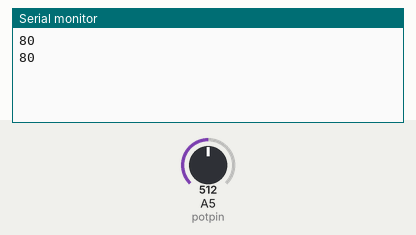
The sketch below on a simulated Arduino Uno, built with avr-gcc and run on an emulated ATmega328P. On the bench: the last lines printed to the serial monitor. Inputs (shaded band) come from the test bench; at power-on: A5 (potpin) = 512.

Above: at 1.8 s.
1.9 s: A5 (potpin) set to 716
At 2.8 s:
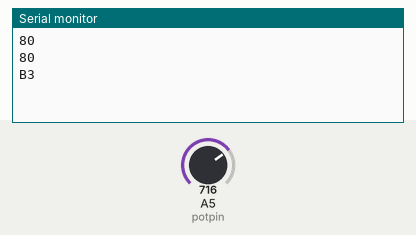
4.5 s: A5 (potpin) set to 900
At 5.5 s:
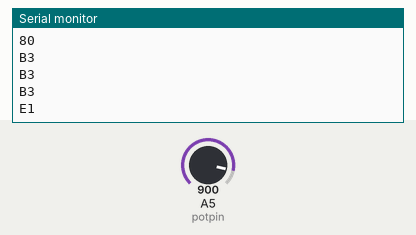
7.5 s: A5 (potpin) set to 1023
At 8.8 s:
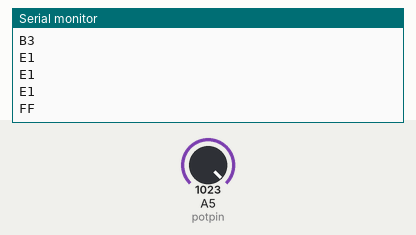
10.5 s: A5 (potpin) set to 511
At 11.8 s:
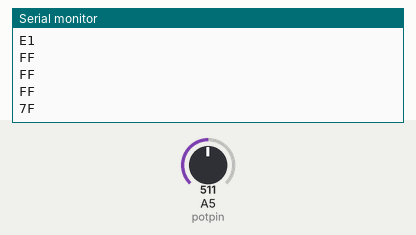
13.5 s: A5 (potpin) set to 306
At 14.8 s:
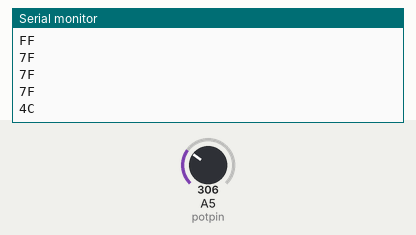

Measured:
- after the input at 1.9 s, the serial monitor: prints a new line after 0.10 s (image 1)
- after the input at 4.5 s, the serial monitor: prints a new line after 0.50 s (image 2)
- after the input at 7.5 s, the serial monitor: prints a new line after 0.50 s (image 3)
- after the input at 10.5 s, the serial monitor: prints a new line after 0.50 s (image 4)
- after the input at 13.5 s, the serial monitor: prints a new line after 0.50 s (image 5)

The sketch:

serial_test02_arduino_hex.ino
```cpp
//Arduino Code
int potpin = 5; //把电位计连在Arduino模拟端口5

void setup(){
  Serial.begin(19200);//rate
}
void loop(){
  int sensorValue = analogRead(potpin);
  int data= sensorValue/4;
  Serial.println(data,HEX); //send data, end up with '\n'
  delay(1000);
}
```
